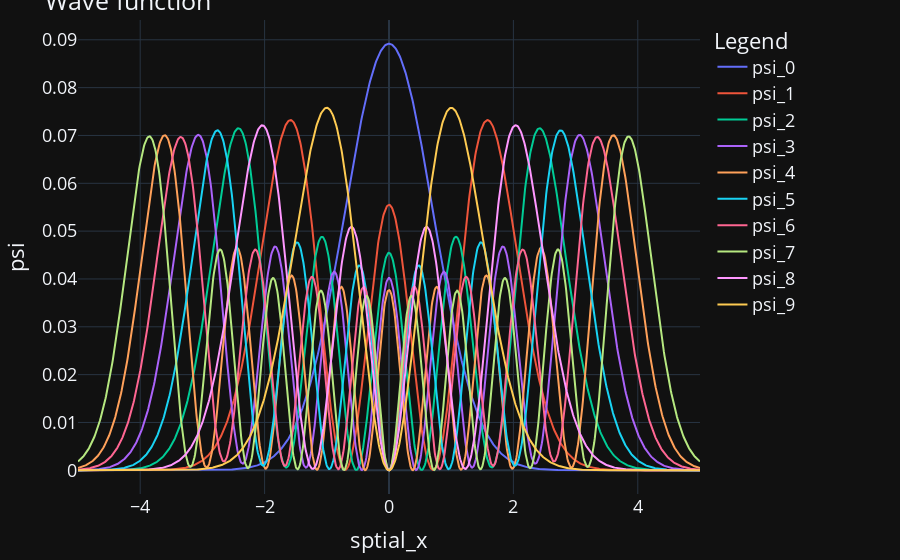

Write notebook code for a chart like this one.
### Code cell
#plot the wave function from the eigen function

fig = go.Figure()

x_grid = np.linspace(-5,5,1000)

for i in range(10):
    solution = np.zeros(len(x_grid),dtype=complex)
    for j in range(10):
        psi = analytic_sol(j,x_grid)
        psi = psi/np.sqrt(LA.norm(psi**2))
        solution += vec[:,i][j]*psi
    fig.add_trace(go.Scatter(x = x_grid,y =np.abs(solution)**2, name=f"psi_{i}"))


fig.update_layout(
    title="Wave function",
    xaxis_title="sptial_x",
    yaxis_title="psi",
    legend_title="Legend",
    font=dict(
        size=18,
    )
)

fig.update_layout(margin=dict(l=20, r=200, t=20, b=20),)


fig.update_layout(template='plotly_dark',showlegend=True)
fig.write_html("Non_hermition_REAL.html")
fig.show()

### Figure 1 — Plotly figure (JSON) as saved in the notebook; plotly's stock layout.template omitted (floating-point values rounded to 4 significant figures; data arrays with more than 128 entries replaced by an {"elided": "..."} marker saying what was removed)
{"data": [{"name": "psi_0", "type": "scatter", "x": {"elided": "1000 float values"}, "y": {"elided": "1000 float values"}}, {"name": "psi_1", "type": "scatter", "x": {"elided": "1000 float values"}, "y": {"elided": "1000 float values"}}, {"name": "psi_2", "type": "scatter", "x": {"elided": "1000 float values"}, "y": {"elided": "1000 float values"}}, {"name": "psi_3", "type": "scatter", "x": {"elided": "1000 float values"}, "y": {"elided": "1000 float values"}}, {"name": "psi_4", "type": "scatter", "x": {"elided": "1000 float values"}, "y": {"elided": "1000 float values"}}, {"name": "psi_5", "type": "scatter", "x": {"elided": "1000 float values"}, "y": {"elided": "1000 float values"}}, {"name": "psi_6", "type": "scatter", "x": {"elided": "1000 float values"}, "y": {"elided": "1000 float values"}}, {"name": "psi_7", "type": "scatter", "x": {"elided": "1000 float values"}, "y": {"elided": "1000 float values"}}, {"name": "psi_8", "type": "scatter", "x": {"elided": "1000 float values"}, "y": {"elided": "1000 float values"}}, {"name": "psi_9", "type": "scatter", "x": {"elided": "1000 float values"}, "y": {"elided": "1000 float values"}}], "layout": {"font": {"size": 18}, "legend": {"title": {"text": "Legend"}}, "margin": {"b": 20, "l": 20, "r": 200, "t": 20}, "showlegend": true, "title": {"text": "Wave function"}, "xaxis": {"title": {"text": "sptial_x"}}, "yaxis": {"title": {"text": "psi"}}}}
